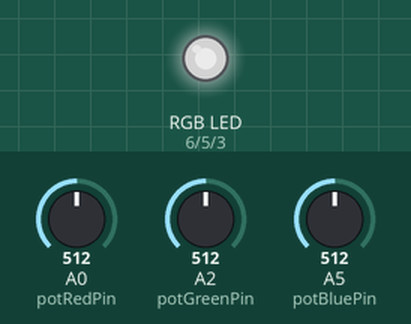
Simulated run of this sketch. Board: Arduino Uno, built with avr-gcc and run on an emulated ATmega328P. Parts: an RGB LED mixed from three pins (HIGH = lit). Inputs (shaded band) come from the test bench; at power-on: A0 (potRedPin) = 512, A2 (potGreenPin) = 512, A5 (potBluePin) = 512. Dim RGB values are drawn brighter than linear.

Above: at 1.2 s.
1.3 s: A0 (potRedPin) set to 716
At 2.2 s:
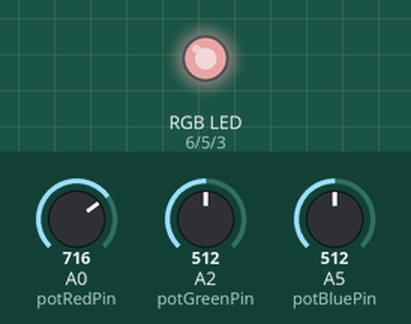
2.8 s: A2 (potGreenPin) set to 716
At 3.4 s:
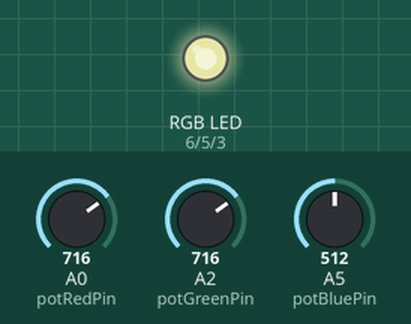
4.3 s: A5 (potBluePin) set to 716
At 5.5 s:
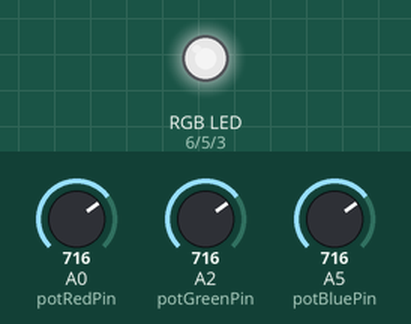
5.8 s: A0 (potRedPin) set to 900
At 6.8 s:
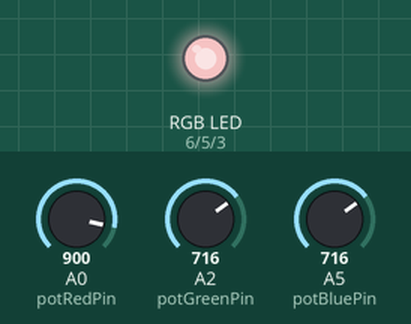
7.3 s: A2 (potGreenPin) set to 900
At 8.0 s:
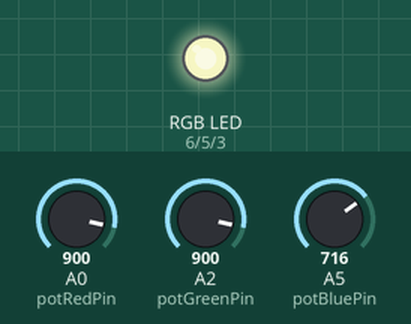
8.8 s: A5 (potBluePin) set to 900
At 9.1 s:
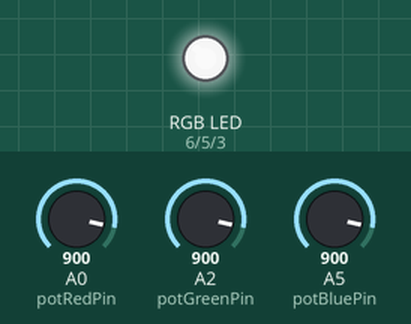
Timing chart, 0 to 11.3 s (numbered marks = the images above; inputs shaded):
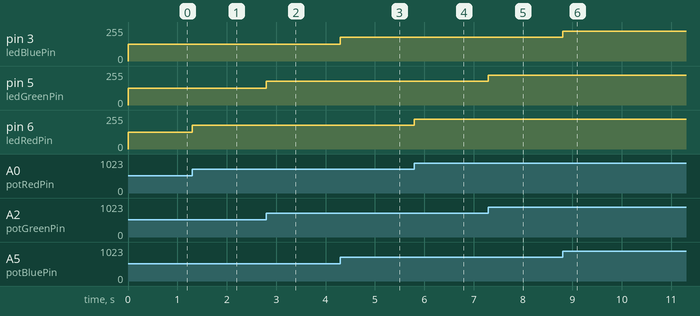

The sketch:

rgb_led.ino
```cpp
const int redValue = 0;
const int greenValue = 1;
const int blueValue = 2;

const int potRedPin = A0;
const int ledRedPin = 6;

const int potGreenPin = A2;
const int ledGreenPin = 5;

const int potBluePin = A5;
const int ledBluePin = 3;

void setup() {
  // put your setup code here, to run once:
  pinMode(potRedPin, INPUT);
  pinMode(potGreenPin, INPUT);
  pinMode(potBluePin, INPUT);

  pinMode(ledRedPin, OUTPUT);
  pinMode(ledGreenPin, OUTPUT);
  pinMode(ledBluePin, OUTPUT);


  Serial.begin(9600);
}

int readPot(int which) {
  if (which == redValue) {
    return analogRead(potRedPin);
  }
  else if (which == greenValue) {
    return analogRead(potGreenPin);
  }
  else {
    return analogRead(potBluePin);
  }
}

void writeLed(int which, int analogValue) {
  int convertedValue = map(analogValue, 0, 1023, 0, 255); // analogValue is the raw val given by the potentiometer
  if(which == redValue) {
    analogWrite(ledRedPin, convertedValue); // maybe lower red values by default? red is way too strong, compared to the others
  }
  else if (which == greenValue) {
    analogWrite(ledGreenPin, convertedValue);
  }
  else {
    analogWrite(ledBluePin, convertedValue);
  }
}

void handleColor(int which) {
    writeLed(which, readPot(which));
}

void loop() {
  // put your main code here, to run repeatedly:
    handleColor(redValue);
    handleColor(greenValue);
    handleColor(blueValue);
}
```

Measured:
- after the input at 1.3 s, pin 6 (ledRedPin): 127/255 → 178/255 at once
- after the input at 2.8 s, pin 5 (ledGreenPin): 127/255 → 178/255 at once
- after the input at 4.3 s, pin 3 (ledBluePin): 127/255 → 178/255 at once
- after the input at 5.8 s, pin 6 (ledRedPin): 178/255 → 224/255 at once
- after the input at 7.3 s, pin 5 (ledGreenPin): 178/255 → 224/255 at once
- after the input at 8.8 s, pin 3 (ledBluePin): 178/255 → 224/255 at once
